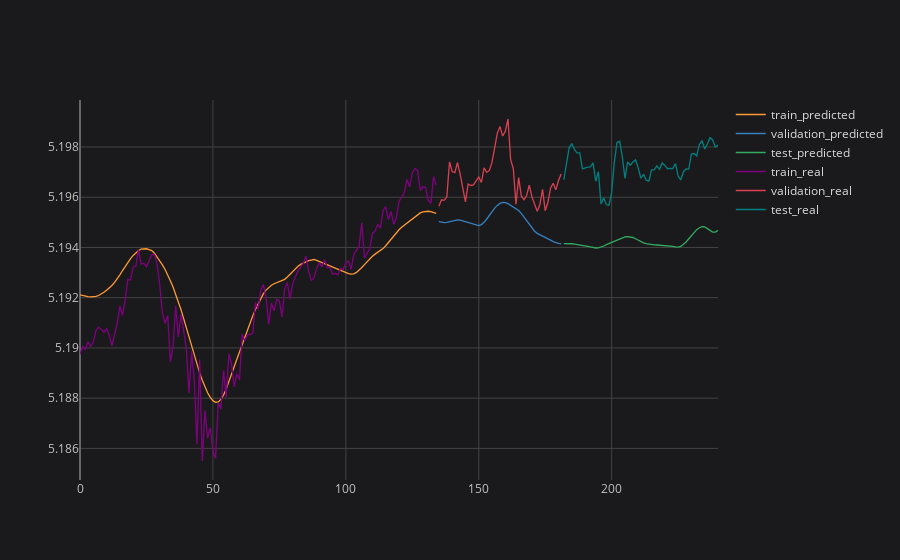

Source (notebook cell):
### Code cell
# plotting final result
plot_ticker = 'MSFT'
plot_feature = 'Close'

pd.DataFrame.from_dict(final_prediction_results[plot_ticker][plot_feature]).iplot(title=f'{plot_ticker} {plot_feature} {plot_imf}', layout=space)

### Figure 1 — Plotly figure (JSON) as saved in the notebook; plotly's stock layout.template omitted (floating-point values rounded to 4 significant figures; data arrays with more than 128 entries replaced by an {"elided": "..."} marker saying what was removed)
{"data": [{"line": {"color": "rgba(255, 153, 51, 1.0)", "dash": "solid", "shape": "linear", "width": 1.3}, "mode": "lines", "name": "train_predicted", "text": "", "type": "scatter", "x": {"elided": "241 int values"}, "y": {"elided": "241 mixed values"}}, {"line": {"color": "rgba(55, 128, 191, 1.0)", "dash": "solid", "shape": "linear", "width": 1.3}, "mode": "lines", "name": "validation_predicted", "text": "", "type": "scatter", "x": {"elided": "241 int values"}, "y": {"elided": "241 mixed values"}}, {"line": {"color": "rgba(50, 171, 96, 1.0)", "dash": "solid", "shape": "linear", "width": 1.3}, "mode": "lines", "name": "test_predicted", "text": "", "type": "scatter", "x": {"elided": "241 int values"}, "y": {"elided": "241 mixed values"}}, {"line": {"color": "rgba(128, 0, 128, 1.0)", "dash": "solid", "shape": "linear", "width": 1.3}, "mode": "lines", "name": "train_real", "text": "", "type": "scatter", "x": {"elided": "241 int values"}, "y": {"elided": "241 mixed values"}}, {"line": {"color": "rgba(219, 64, 82, 1.0)", "dash": "solid", "shape": "linear", "width": 1.3}, "mode": "lines", "name": "validation_real", "text": "", "type": "scatter", "x": {"elided": "241 int values"}, "y": {"elided": "241 mixed values"}}, {"line": {"color": "rgba(0, 128, 128, 1.0)", "dash": "solid", "shape": "linear", "width": 1.3}, "mode": "lines", "name": "test_real", "text": "", "type": "scatter", "x": {"elided": "241 int values"}, "y": {"elided": "241 mixed values"}}], "layout": {"legend": {"bgcolor": "#1A1A1C", "font": {"color": "#D9D9D9", "size": 12}}, "paper_bgcolor": "#1A1A1C", "plot_bgcolor": "#1A1A1C", "title": {"font": {"color": "#D9D9D9"}, "x": 0.5}, "xaxis": {"gridcolor": "#434343", "showgrid": true, "tickfont": {"color": "#C2C2C2", "size": 12}, "title": {"font": {"color": "#D9D9D9"}}, "zerolinecolor": "#666570"}, "yaxis": {"gridcolor": "#434343", "showgrid": true, "tickfont": {"color": "#C2C2C2", "size": 12}, "title": {"font": {"color": "#D9D9D9"}}, "zerolinecolor": "#666570"}}}
